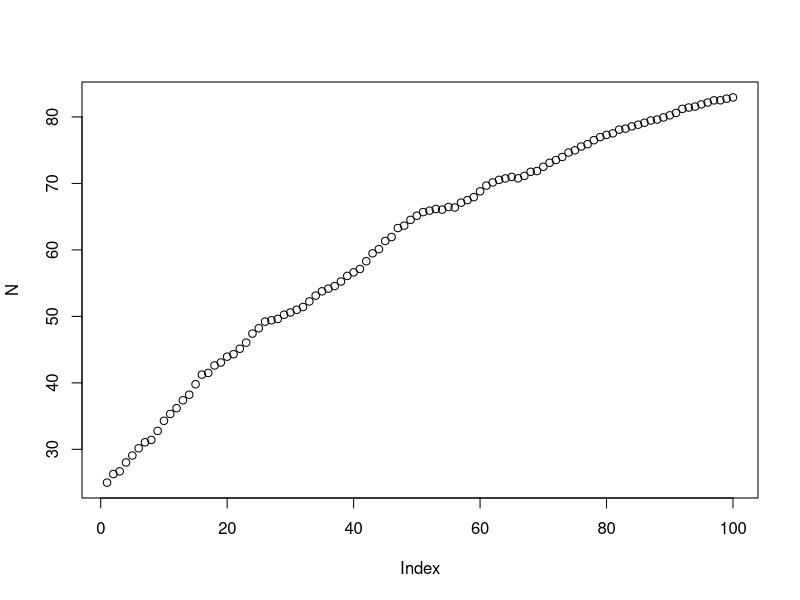
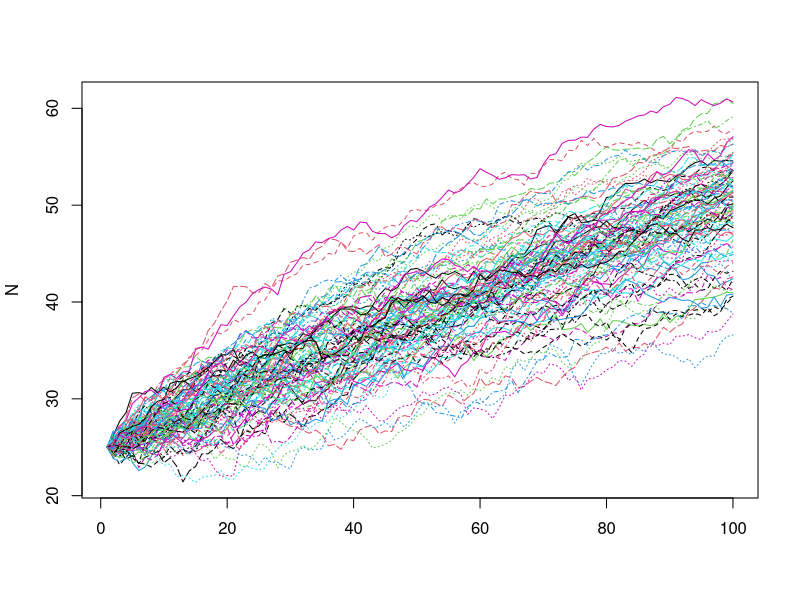
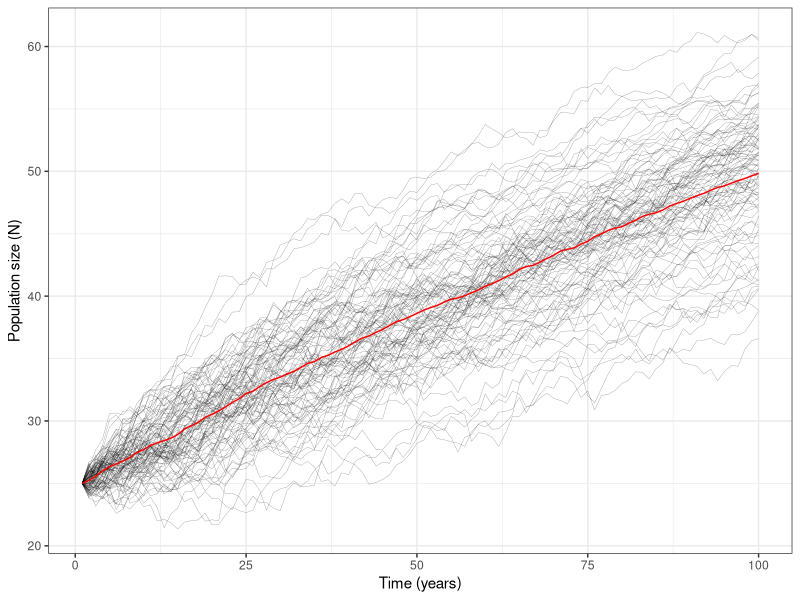

Reproduce these figures in R, in order.
## ---- chunk 1
knitr::opts_chunk$set(echo = TRUE)
## ---- chunk 2
#numeric vector 
my_vector <- vector(mode = "numeric", length = 100)
#logical vector
my_second_vector <- vector(mode = "logical", length = 20)
## ---- chunk 3
#length of my vector
length(my_vector)
length(my_second_vector)
## ---- chunk 4
# what's in my vector
class(my_vector)
class(my_second_vector)
## ---- chunk 5
# using c to create a vector 
my_vector <- c(1:50)

# what's the first element? 
my_vector[1]

# what's the last element? 
my_vector[-1]

# what's the seventh element? 
my_vector[7]

# select a range from a vector 
my_vector[3:7]
## ---- chunk 6
#Create a 10 X 10 matrix full of NA's 
my_matrix <- matrix(data = 1:100, nrow = 20, ncol = 5)
## ---- chunk 7
#what are my dimensions 
dim(my_matrix)
## ---- chunk 8
# how many elements are there? 
length(my_matrix)
## ---- chunk 9
class(my_matrix)
## ---- chunk 10
my_matrix[2,]
# index a column 

my_matrix[,3]

#index a given cell 
my_matrix[8,3]

# indexing and replace 
my_matrix[8,3] <- 100000

# replace an entire column 
my_matrix[,5] <- 10
## ---- chunk 11
for (i in 1:10){
  print("i")
}
## ---- chunk 12
rnorm(n = 5, mean = 10, sd = 2)
## ---- chunk 13
# set up model parameters 
K <- 100 
nsteps <- 100
mu <- 1.5
sigma <- 0.8 

# set up model objects 
N <- vector(mode = "numeric", length = nsteps)
N[1] <- 25

# model it 
for(t in 2:nsteps){
  r <- rnorm(n = 1, mean = mu, sd = sigma)
  N[t] <- N[t-1] + r * (1 - (N[t-1]/K))
}

#visualize it 
plot(N)
## ---- chunk 14
# set up model parameters 
K <- 100 
nsteps <- 100
mu <- 0.4
sigma <- 1 

# set up model objects 
N <- matrix(data = NA, nrow = nsteps, ncol = 100)
N[1,] <- 25

# model it 
for(t in 2:nsteps){
  r <- rnorm(n = 100, mean = mu, sd = sigma)
  N[t,] <- N[t-1,] + r * (1 - (N[t-1,]/K))
}

#visualize it 
matplot(N, type = "l")
## ---- chunk 15
# load tidyverse
library(tidyverse)

# create date.frame 
my_data <- as_tibble(N) %>%
  mutate(time = 1:nsteps) %>% 
  gather(run, N, -time)

#visualize it 
ggplot(data = my_data, mapping = aes(x = time, y = N)) + 
  geom_line(aes(group = run), size = 0.1, alpha = 0.5) + 
  stat_summary(geom = "line", fun = mean, color = "red") + 
  theme_bw() + 
  labs(x = "Time (years)", y = "Population size (N)")

